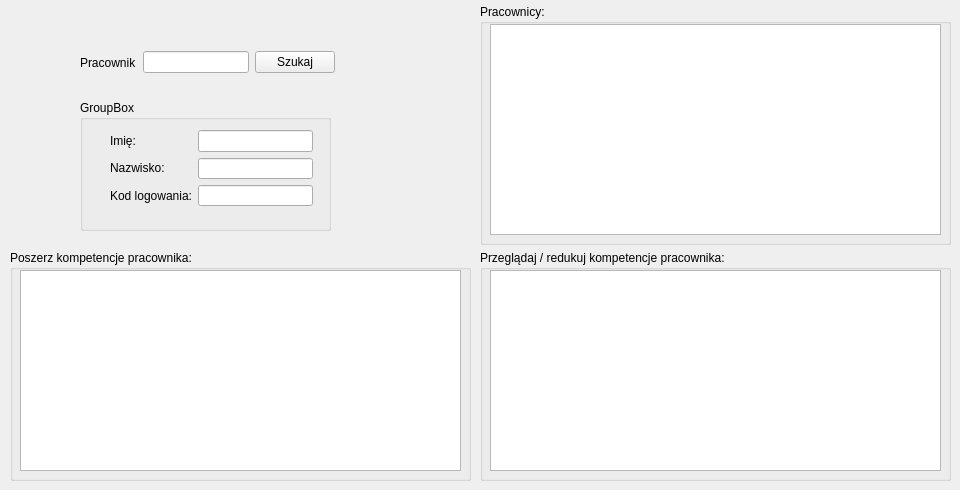
    <widget class="QWidget" name="kompetencjeTab">
     <attribute name="title">
      <string>Kompetencje</string>
     </attribute>
     <widget class="QGroupBox" name="groupBox_4">
      <property name="geometry">
       <rect>
        <x>480</x>
        <y>4</y>
        <width>471</width>
        <height>241</height>
       </rect>
      </property>
      <property name="title">
       <string>Pracownicy:</string>
      </property>
      <widget class="QTableView" name="pracownicyKompetencjeTableView">
       <property name="geometry">
        <rect>
         <x>10</x>
         <y>20</y>
         <width>451</width>
         <height>211</height>
        </rect>
       </property>
      </widget>
     </widget>
     <widget class="QGroupBox" name="groupBox_5">
      <property name="geometry">
       <rect>
        <x>480</x>
        <y>250</y>
        <width>471</width>
        <height>231</height>
       </rect>
      </property>
      <property name="title">
       <string>Przeglądaj / redukuj kompetencje pracownika:</string>
      </property>
      <widget class="QTableView" name="przeglKompetencjiTableView">
       <property name="geometry">
        <rect>
         <x>10</x>
         <y>20</y>
         <width>451</width>
         <height>201</height>
        </rect>
       </property>
      </widget>
     </widget>
     <widget class="QGroupBox" name="groupBox_6">
      <property name="geometry">
       <rect>
        <x>10</x>
        <y>250</y>
        <width>461</width>
        <height>231</height>
       </rect>
      </property>
      <property name="title">
       <string>Poszerz kompetencje pracownika:</string>
      </property>
      <widget class="QTableView" name="rozszKompetencjiTableView">
       <property name="geometry">
        <rect>
         <x>10</x>
         <y>20</y>
         <width>441</width>
         <height>201</height>
        </rect>
       </property>
      </widget>
     </widget>
     <widget class="QWidget" name="layoutWidget">
      <property name="geometry">
       <rect>
        <x>80</x>
        <y>50</y>
        <width>255</width>
        <height>25</height>
       </rect>
      </property>
      <layout class="QHBoxLayout" name="horizontalLayout_9">
       <item>
        <widget class="QLabel" name="label_21">
         <property name="text">
          <string>Pracownik</string>
         </property>
        </widget>
       </item>
       <item>
        <widget class="QLineEdit" name="szukajPracownikaKompetencjeLineEdit"/>
       </item>
       <item>
        <widget class="QPushButton" name="szukajPracownikaKompetencjeBtn">
         <property name="text">
          <string>Szukaj</string>
         </property>
        </widget>
       </item>
      </layout>
     </widget>
     <widget class="QGroupBox" name="danePracKompetencjeGroupBox">
      <property name="geometry">
       <rect>
        <x>80</x>
        <y>100</y>
        <width>251</width>
        <height>131</height>
       </rect>
      </property>
      <property name="title">
       <string>GroupBox</string>
      </property>
      <widget class="QWidget" name="layoutWidget">
       <property name="geometry">
        <rect>
         <x>30</x>
         <y>30</y>
         <width>203</width>
         <height>76</height>
        </rect>
       </property>
       <layout class="QHBoxLayout" name="horizontalLayout_10">
        <item>
         <layout class="QVBoxLayout" name="verticalLayout_11">
          <item>
           <widget class="QLabel" name="label_23">
            <property name="text">
             <string>Imię:</string>
            </property>
           </widget>
          </item>
          <item>
           <widget class="QLabel" name="label_24">
            <property name="text">
             <string>Nazwisko:</string>
            </property>
           </widget>
          </item>
          <item>
           <widget class="QLabel" name="label_22">
            <property name="text">
             <string>Kod logowania:</string>
            </property>
           </widget>
          </item>
         </layout>
        </item>
        <item>
         <layout class="QVBoxLayout" name="verticalLayout_10">
          <item>
           <widget class="QLineEdit" name="imiePracKompLineEdit"/>
          </item>
          <item>
           <widget class="QLineEdit" name="nazwiskoPracKompLineEdit"/>
          </item>
          <item>
           <widget class="QLineEdit" name="kodPracKompLineEdit"/>
          </item>
         </layout>
        </item>
       </layout>
      </widget>
     </widget>
    </widget>
